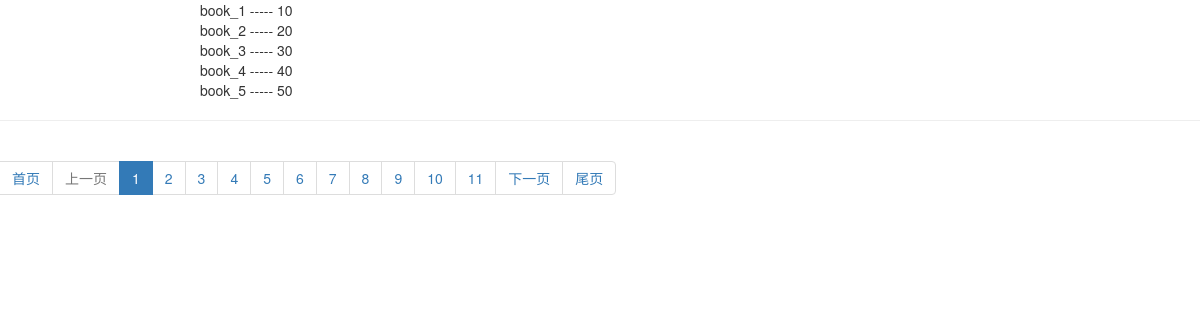
Screenshot of /book with the database file from the repository.
### app01/models.py (models this page shows)
class Book(models.Model):
    title = models.CharField(max_length=32,unique=True)
    price=models.IntegerField()

### app01/views.py (the view)
# urls.py: url(r'^book', views.book),
def book(request):
    current_page = request.GET.get('page')  # 取哪一页
    all_book_list = Book.objects.all()
    page_obj = Pagination(current_page, all_book_list.count(), request)
    book_list = all_book_list[page_obj.start:page_obj.end]  # 取到该页面的book_list
    return render(request, 'book.html', locals())

### app01/tools/fen_ye.py (called while the page is built)
    @property    #变成属性,静态方法,调用的时候 不用加()
    def start(self):
        return (self.current_page_num - 1) * self.per_page_num

    @property
    def end(self):
        return self.current_page_num * self.per_page_num

### templates/book.html (shortened to what this page needs)
<!DOCTYPE html>
<html lang="en">
<head>
    <link rel="stylesheet" href="/static/bootstrap-3.3.7/css/bootstrap.min.css">
</head>
<body>
{% for book in book_list %}
    <div style="margin-left: 200px">
        <span> {{ book.title }}</span> -----
        <span> {{ book.price }} </span>
    </div>
{% endfor %}
<hr>
<nav aria-label="Page navigation">
    <ul class="pagination">
        <li>
            {{ page_obj.page_html|safe }}
        </li>
    </ul>
</nav>
</body>
</html>

### rows the page displays
Book: title "book_1", price "10"
Book: title "book_2", price "20"
Book: title "book_3", price "30"
Book: title "book_4", price "40"
Book: title "book_5", price "50"

### other values shown
{{ page_obj.page_html|safe }} "首页 上一页 1 2 3 4 5 6 7 8 9 10 11 下一页 尾页"
